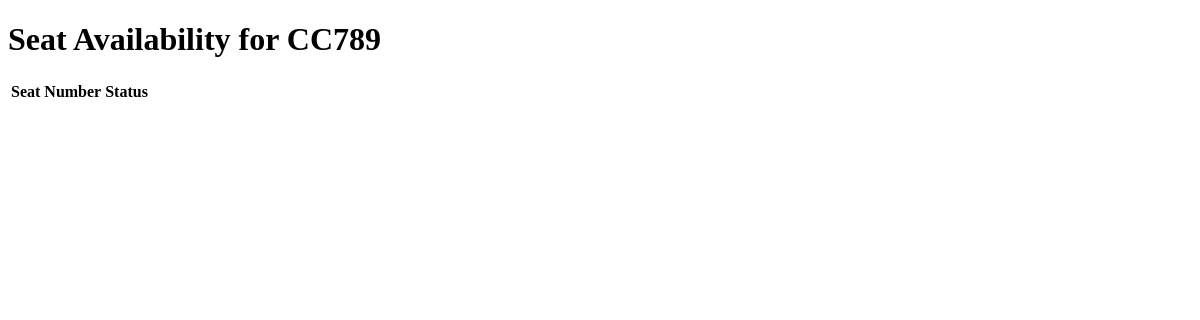
The page /flights/flight/3/seats/ on the database as committed earlier.
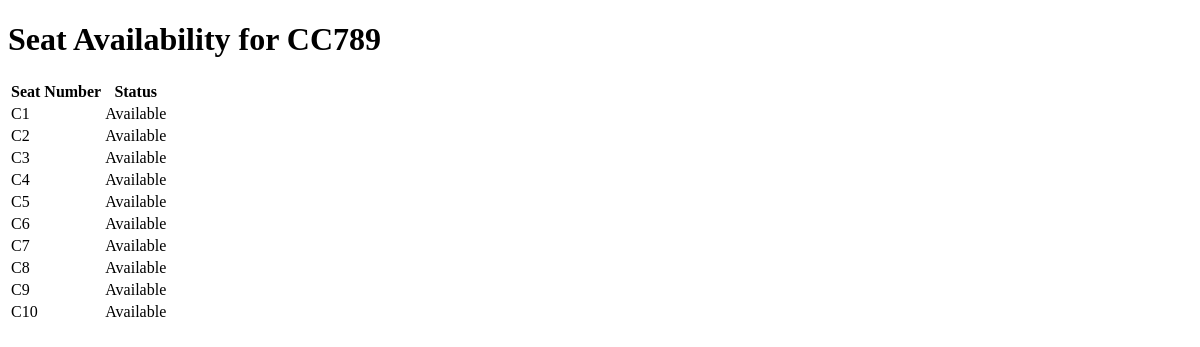
The same page on the database as committed later.
### flights/models.py (models this page shows, shortened)
class Flight(models.Model):
    flight_number = models.CharField(max_length=20)
    origin = models.CharField(max_length=50)
    destination = models.CharField(max_length=50)
    departure_time = models.DateTimeField()
    arrival_time = models.DateTimeField()
    duration = models.DurationField(null=True, blank=True)
    aircraft = models.ForeignKey(Aircraft, on_delete=models.SET_NULL, null=True)

class Seat(models.Model):
    seat_number = models.CharField(max_length=10)
    status = models.CharField(
        max_length=20,
        choices=[
            ('available', 'Available'),
            ('reserved', 'Reserved'),
            ('occupied', 'Occupied'),
        ],
        default='available',
    )
    flight = models.ForeignKey(Flight, on_delete=models.CASCADE)

### flights/views.py (the view)
# urls.py: path('flight/<int:flight_id>/seats/', views.seat_availability, name='seat_availability'),
def seat_availability(request, flight_id):
    flight = get_object_or_404(Flight, pk=flight_id)
    seats = Seat.objects.filter(flight=flight)
    return render(request, 'flights/seat_availability.html', {'flight': flight, 'seats': seats})

### flights/templates/flights/seat_availability.html (shortened to what this page needs)
<!DOCTYPE html>
<html>
<head>
</head>
<body>
    <h1>Seat Availability for {{ flight.flight_number }}</h1>
    <table>
        <thead>
            <tr>
                <th>Seat Number</th>
                <th>Status</th>
            </tr>
        </thead>
        <tbody>
            {% for seat in seats %}
            <tr>
                <td>{{ seat.seat_number }}</td>
                <td>{{ seat.get_status_display }}</td>
            </tr>
            {% endfor %}
        </tbody>
    </table>
</body>
</html>

Rows that differ between the two databases and show on the page:
added Seat: seat_number "C1", status "Available"
added Seat: seat_number "C2", status "Available"
added Seat: seat_number "C3", status "Available"
added Seat: seat_number "C4", status "Available"
added Seat: seat_number "C5", status "Available"
added Seat: seat_number "C6", status "Available"
added Seat: seat_number "C7", status "Available"
added Seat: seat_number "C8", status "Available"
added Seat: seat_number "C9", status "Available"
added Seat: seat_number "C10", status "Available"
